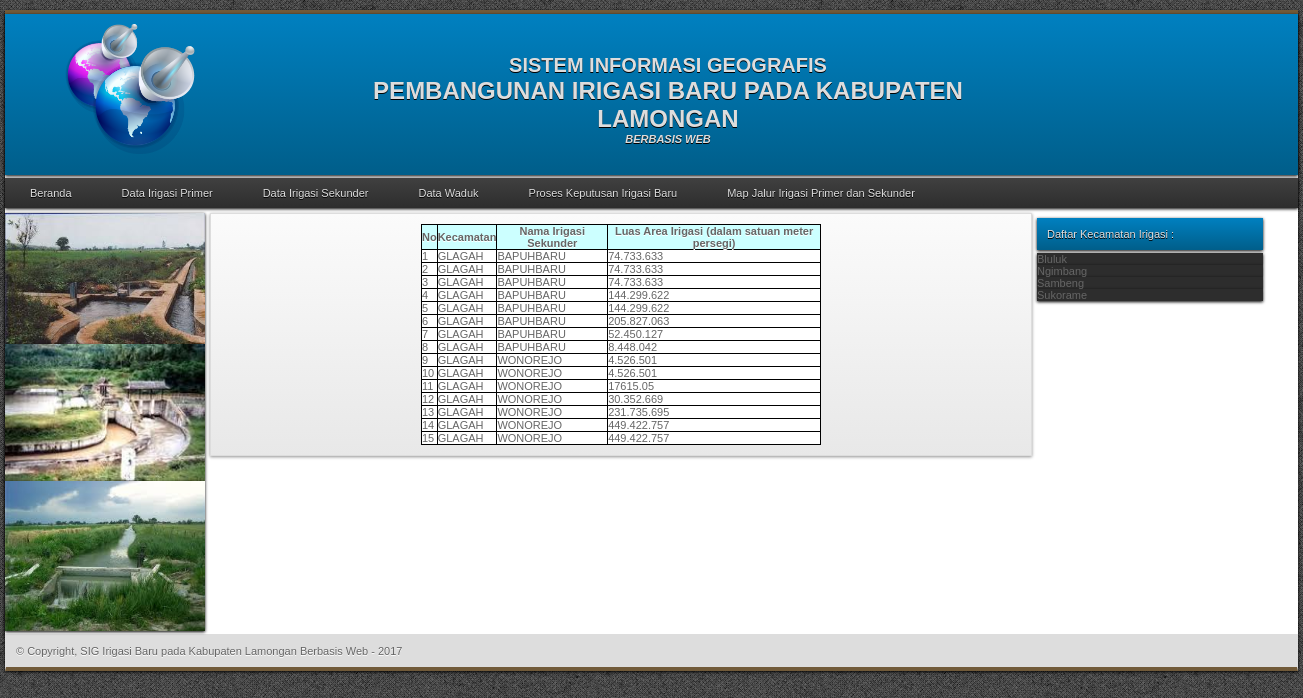
The page /irigasi_sekunder.php on the database its author committed.
### tables this page shows
CREATE TABLE IF NOT EXISTS `tb_sekunder` (
  `NO2` int(11) NOT NULL,
  `KECAMATAN2` char(25) DEFAULT NULL,
  `NAMA2` char(30) DEFAULT NULL,
  `LUAS2` varchar(30) DEFAULT NULL,
  PRIMARY KEY (`NO2`)
);

CREATE TABLE IF NOT EXISTS `tb_kecamatan` (
  `id_kec` int(11) NOT NULL AUTO_INCREMENT,
  `nama_kec` varchar(50) NOT NULL,
  `jumlah` varchar(10) NOT NULL,
  PRIMARY KEY (`id_kec`)
);

### irigasi_sk.php (the view, shortened to what this page needs)
<html>
<body>
<table width="400" border="0" align="center" cellpadding="2" cellspacing="1" bgcolor="#000000">
  <tr bgcolor="#CCFFFF">
    <td><div align="center"><strong>No</strong></div></td>
	<td><div align="center"><strong>Kecamatan</strong></div></td>
	<td><div align="center"><strong>Nama Irigasi Sekunder </strong></div></td>
    <td><div align="center"><strong>Luas Area Irigasi (dalam satuan meter persegi)</strong></div></td>
  </tr>
  <form>
  <?php
	  $tampil="select * from tb_sekunder";
      $qryTampil=mysql_query($tampil);
      while ($dataTampil=mysql_fetch_array($qryTampil)) {
     ?>
   <tr bgcolor="#FFFFFF">
    <td><?php echo $dataTampil['NO2'] ; ?></td>
	<td><?php echo $dataTampil['KECAMATAN2']; ?></td>
	<td><?php echo $dataTampil['NAMA2']; ?></td>
	<td><?php echo $dataTampil['LUAS2']; ?></td>
  </tr>
    <?php } ?>
	</form>
</table>
</body>
</html>

### irigasi_sekunder.php (shortened to what this page needs)
<!DOCTYPE html PUBLIC "-//W3C//DTD XHTML 1.0 Transitional//EN" "http://www.w3.org/TR/xhtml1/DTD/xhtml1-transitional.dtd">
<html xmlns="http://www.w3.org/1999/xhtml">
<head>
<link href="style/global.css" rel="stylesheet" type="text/css" />
</head>
<body>
<div id="page">
<div id="banner">
<div id="assx">
<img src="images/sss.png" class="assx" />
</div>
<div id="text">
<div id="big1">SISTEM INFORMASI GEOGRAFIS</div>
<div id="big2">PEMBANGUNAN IRIGASI BARU PADA KABUPATEN LAMONGAN</div>
<div id="big3">BERBASIS WEB</div>
</div>
</div>
<div id="menu_wrapper">
<ul class="menu_wrapper">
<li><a href='./index.php'>Beranda</a></li>
<li><a href='./irigasi_primer.php'>Data Irigasi Primer</a></li>
<li><a href='./irigasi_sekunder.php'>Data Irigasi Sekunder</a>
<li><a href='./waduk1.php'>Data Waduk</a></li>
<li><a href='./penentuan1.php'>Proses Keputusan Irigasi Baru</a></li>
<li><a href='./map.php'>Map Jalur Irigasi Primer dan Sekunder</a></li>
</ul>
</div>
<div id="menu_side">
<img src="img/1.jpg" class="m" /><br />
<img src="img/2.jpg" class="m" /><br />
<img src="img/3.jpg" class="m" />
</div>
<div id="content">
<?php
if(isset($_GET['page']) && ($_GET['page'] == "lokasi")){
	include "./main/lokasi.php";
}elseif(isset($_GET['page']) && ($_GET['page'] == "map")){
	include "./main/map.php";
}else{
	include "./irigasi_sk.php";
}
?>
</div>
<div id="menu_side2">
<div id="title">Daftar Kecamatan Irigasi :</div>
<ul class="menu_side2">
<?php
$sql_kab = mysql_query("select nama_kec,jumlah from tb_kecamatan order by nama_kec asc");
while($r_kab = mysql_fetch_array($sql_kab)){
	echo "<li>";
	echo $r_kab['nama_kec'];
	echo "</li>";
}
?>
</ul>
</div>
<div id="footer">&copy; Copyright, SIG Irigasi Baru pada Kabupaten Lamongan Berbasis Web - <?php echo date("Y"); ?></div>
</div>
</body>
</html>

### style/global.css (style rules this page uses)
* { padding:0; margin:0 auto; }
body { background:url(../images/bedge_grungec.png); font-family:Verdana, Geneva, sans-serif; font-size:11px; color:#666; }
#menu_wrapper { margin-bottom:5px; height:30px; line-height:30px; color:#FFF; background-image:-moz-linear-gradient(-90deg,#404040,#2D2D2D); background-image:-webkit-linear-gradient(-90deg,#404040,#2D2D2D); -webkit-box-shadow:0 1px 3px #000; -moz-box-shadow:0 1px 3px #000; box-shadow:0 1px 3px #000; position:relative; font-size:11px; -webkit-box-shadow:0 1px 3px #000; -moz-box-shadow:0 1px 3px #000; box-shadow:0 1px 3px #000; }
#menu_wrapper ul { padding:0px; margin:0; list-style:none; }
#menu_wrapper ul li { padding:0; margin:0; float:left; }
#menu_wrapper ul li a { color:#DDD; text-shadow:0 1px 0 #000; display:block; text-decoration:none; padding:0 25px; }
#page { background-color:#FFF; -webkit-box-shadow:0 1px 3px #000; -moz-box-shadow:0 1px 3px #000; box-shadow:0 1px 3px #000; border-top:4px solid #715A39; margin-top:10px; margin-bottom:10px; width:1293px; }
.m { width:200px; -webkit-box-shadow:0 1px 3px #000; -moz-box-shadow:0 1px 3px #000; box-shadow:0 1px 3px #000; }
#assx { float:left; margin-left:50px; }
.assx { width:130px; }
#text { float:right; text-align:center; padding:20px; width:600px; margin-right:300px; margin-top:10px; }
#big1 { font-size:20px; }
#big2 { font-size:24px; }
#big3 { font-style:italic; }
#banner { font-weight:bold; -webkit-box-shadow:0 1px 3px #000; -moz-box-shadow:0 1px 3px #000; box-shadow:0 1px 3px #000; background-image:-moz-linear-gradient(-90deg,#0080C0,#005E8A); background-image:-webkit-linear-gradient(-90deg,#0080C0,#005E8A); -webkit-box-shadow:0 1px 3px #000; -moz-box-shadow:0 1px 3px #000; box-shadow:0 1px 3px #000; padding:10px; color:#DDD; text-shadow:0 1px 0 #000; margin-bottom:3px; }
#menu_side { margin-right:5px; float:left; margin-bottom:3px; }
#menu_side2 { float:left; margin-bottom:3px; width:226px; }
.menu_side2 li { background:#2D2D2D; -webkit-box-shadow:0 1px 3px #000; -moz-box-shadow:0 1px 3px #000; box-shadow:0 1px 3px #000; display:block; -webkit-transition:.50s ease-out; -moz-transition:.50s ease-out; -ms-transition:.50s ease-out; -o-transition:.50s ease-out; transition:.50s ease-out; }
#title { padding:10px; background-image:-moz-linear-gradient(-90deg,#0080C0,#005E8A); background-image:-webkit-linear-gradient(-90deg,#0080C0,#005E8A); -webkit-box-shadow:0 1px 3px #000; -moz-box-shadow:0 1px 3px #000; box-shadow:0 1px 3px #000; margin-bottom:3px; color:#DDD; text-shadow:0 1px 0 #000; margin-top:5px; }
#content { float:left; border:1px solid #DDD; margin-bottom:3px; width:800px; margin-right:5px; padding:10px; background-image:-moz-linear-gradient(-90deg,#FBFBFB,#E8E8E8); background-image:-webkit-linear-gradient(-90deg,#FBFBFB,#E8E8E8); -webkit-box-shadow:0 1px 3px #919191; -moz-box-shadow:0 1px 3px #919191; box-shadow:0 1px 3px #919191; text-shadow:0 1px 0 #FFF; }
#footer { padding:10px; background-color:#DDD; text-shadow:0 1px 0 #FFF; border:1px solid #DDD; clear:both; border-bottom:4px solid #715A39; }

### rows shown on the page
tb_sekunder: NO2 "1", KECAMATAN2 "GLAGAH", NAMA2 "BAPUHBARU", LUAS2 "74.733.633"
tb_sekunder: NO2 "2", KECAMATAN2 "GLAGAH", NAMA2 "BAPUHBARU", LUAS2 "74.733.633"
tb_sekunder: NO2 "3", KECAMATAN2 "GLAGAH", NAMA2 "BAPUHBARU", LUAS2 "74.733.633"
tb_sekunder: NO2 "4", KECAMATAN2 "GLAGAH", NAMA2 "BAPUHBARU", LUAS2 "144.299.622"
tb_sekunder: NO2 "5", KECAMATAN2 "GLAGAH", NAMA2 "BAPUHBARU", LUAS2 "144.299.622"
tb_sekunder: NO2 "6", KECAMATAN2 "GLAGAH", NAMA2 "BAPUHBARU", LUAS2 "205.827.063"
tb_sekunder: NO2 "7", KECAMATAN2 "GLAGAH", NAMA2 "BAPUHBARU", LUAS2 "52.450.127"
tb_sekunder: NO2 "8", KECAMATAN2 "GLAGAH", NAMA2 "BAPUHBARU", LUAS2 "8.448.042"
tb_sekunder: NO2 "9", KECAMATAN2 "GLAGAH", NAMA2 "WONOREJO", LUAS2 "4.526.501"
tb_sekunder: NO2 "10", KECAMATAN2 "GLAGAH", NAMA2 "WONOREJO", LUAS2 "4.526.501"
tb_sekunder: NO2 "11", KECAMATAN2 "GLAGAH", NAMA2 "WONOREJO", LUAS2 "17615.05"
tb_sekunder: NO2 "12", KECAMATAN2 "GLAGAH", NAMA2 "WONOREJO", LUAS2 "30.352.669"
tb_sekunder: NO2 "13", KECAMATAN2 "GLAGAH", NAMA2 "WONOREJO", LUAS2 "231.735.695"
tb_sekunder: NO2 "14", KECAMATAN2 "GLAGAH", NAMA2 "WONOREJO", LUAS2 "449.422.757"
tb_sekunder: NO2 "15", KECAMATAN2 "GLAGAH", NAMA2 "WONOREJO", LUAS2 "449.422.757"
tb_kecamatan: nama_kec "Bluluk"
tb_kecamatan: nama_kec "Ngimbang"
tb_kecamatan: nama_kec "Sambeng"
tb_kecamatan: nama_kec "Sukorame"
